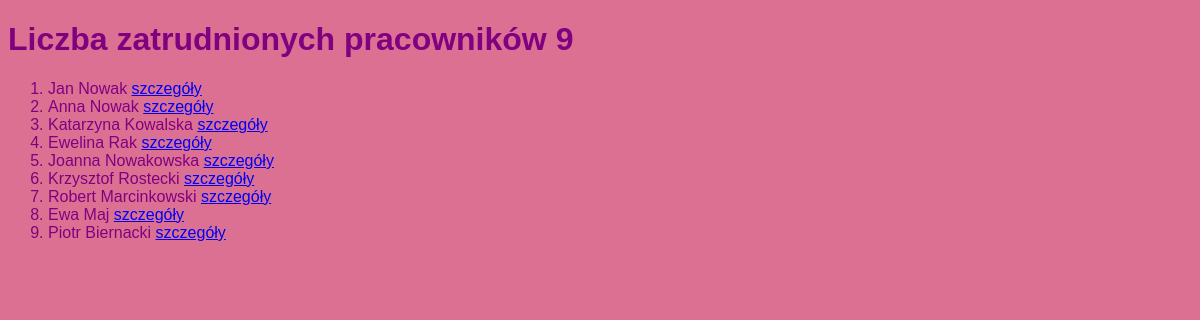
The page / on the database its author committed.
### aktaapp/models.py (models this page shows, shortened)
class Pracownicy(models.Model):
    imie = models.CharField(max_length=255)
    nazwisko = models.CharField(max_length=255)
    adres = models.CharField(max_length=255)
    miasto = models.CharField(max_length=255)
    czyRodo = models.PositiveIntegerField()
    czyBadania = models.PositiveIntegerField()
    dataUr = models.DateField()
    stanowiska_id = models.ForeignKey(Stanowiska, on_delete=models.CASCADE)

### aktaapp/views.py (the view)
# urls.py: path('', homepage),
def homepage(request):
       pracownicy = Pracownicy.objects.all()
       p_count = Pracownicy.objects.count()
       data = {
            "pracownicy": pracownicy,
            "p_count": p_count
       }
       return render(request,'index.html',data)

### aktaapp/templates/index.html (shortened to what this page needs)
<!DOCTYPE html>
<html lang="en">
<head>
    {% load static %}
    <link rel="stylesheet" href="{% static 'css/style.css' %}" />
</head>
<body>
    <h1>Liczba zatrudnionych pracowników {{ p_count }}</h1>
        <ol>
            {% for pracownik in pracownicy %}
            <li>{{ pracownik.imie }} {{ pracownik.nazwisko }} <a href="detail/{{pracownik.id}}">szczegóły</a></li>
            {% endfor %}
        </ol>
</body>
</html>

### aktaapp/static/css/style.css (style rules this page uses)
body { font-family: Arial, Helvetica, sans-serif; background-color: palevioletred; color: purple }

### rows shown on the page
Pracownicy: imie "Jan", nazwisko "Nowak"
Pracownicy: imie "Anna", nazwisko "Nowak"
Pracownicy: imie "Katarzyna", nazwisko "Kowalska"
Pracownicy: imie "Ewelina", nazwisko "Rak"
Pracownicy: imie "Joanna", nazwisko "Nowakowska"
Pracownicy: imie "Krzysztof", nazwisko "Rostecki"
Pracownicy: imie "Robert", nazwisko "Marcinkowski"
Pracownicy: imie "Ewa", nazwisko "Maj"
Pracownicy: imie "Piotr", nazwisko "Biernacki"

### other values the page prints
{{ p_count }} "9"
